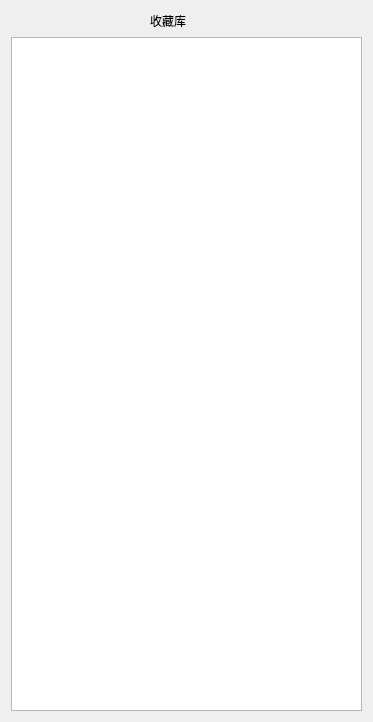
<?xml version="1.0" encoding="UTF-8"?>
<ui version="4.0">
 <class>CollectDialog</class>
 <widget class="QDialog" name="CollectDialog">
  <property name="geometry">
   <rect>
    <x>0</x>
    <y>0</y>
    <width>373</width>
    <height>722</height>
   </rect>
  </property>
  <property name="windowTitle">
   <string>Dialog</string>
  </property>
  <layout class="QGridLayout" name="gridLayout">
   <item row="0" column="0">
    <spacer name="horizontalSpacer">
     <property name="orientation">
      <enum>Qt::Orientation::Horizontal</enum>
     </property>
     <property name="sizeHint" stdset="0">
      <size>
       <width>40</width>
       <height>20</height>
      </size>
     </property>
    </spacer>
   </item>
   <item row="0" column="1">
    <widget class="QLabel" name="collectTextlabel">
     <property name="text">
      <string>收藏库</string>
     </property>
    </widget>
   </item>
   <item row="0" column="2">
    <spacer name="horizontalSpacer_2">
     <property name="orientation">
      <enum>Qt::Orientation::Horizontal</enum>
     </property>
     <property name="sizeHint" stdset="0">
      <size>
       <width>121</width>
       <height>20</height>
      </size>
     </property>
    </spacer>
   </item>
   <item row="0" column="3">
    <widget class="QPushButton" name="collectClose_pushButton">
     <property name="cursor">
      <cursorShape>PointingHandCursor</cursorShape>
     </property>
     <property name="styleSheet">
      <string notr="true">QPushButton
{
	border-radius:0x;
	background-repeat:no-repeat;
	border:none;
	background-position:center center;
}
QPushButton:hevar{
	background-color:rgb(230,0,0,0.5);
}
QPushButton:pressed{
	background-color:rgba(95,95,95,100);
	border-color:rgba(255,255,255,30);
	border-style:inset;
	color:rgba(0,0,0,100);
}</string>
     </property>
     <property name="text">
      <string/>
     </property>
     <property name="icon">
      <iconset resource="res.qrc">
       <normaloff>:/png/button/close.png</normaloff>:/png/button/close.png</iconset>
     </property>
     <property name="iconSize">
      <size>
       <width>32</width>
       <height>32</height>
      </size>
     </property>
    </widget>
   </item>
   <item row="1" column="0" colspan="4">
    <widget class="QListWidget" name="collect_listWidget"/>
   </item>
  </layout>
 </widget>
 <resources>
  <include location="res.qrc"/>
 </resources>
 <connections/>
</ui>
